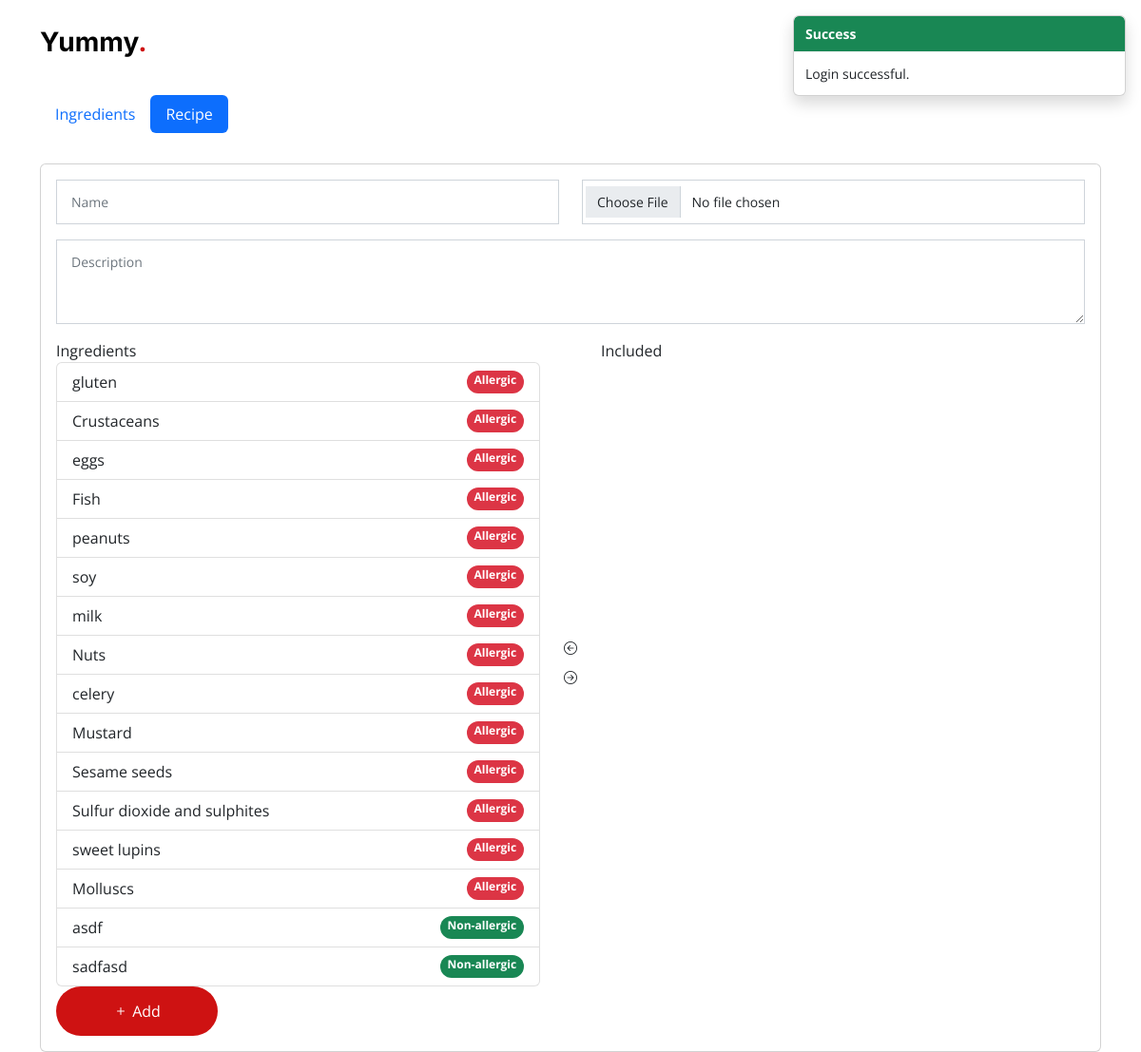
The app's page /add.recipe.php (signed in) with its own data.
### tables this page shows
CREATE TABLE `ingredients` (
  `id` int NOT NULL AUTO_INCREMENT,
  `name` varchar(500) DEFAULT NULL,
  `energy` float DEFAULT NULL,
  `fat` float DEFAULT NULL,
  `unSaturatedFat` float DEFAULT NULL,
  `carbohydrates` float DEFAULT NULL,
  `sugar` float DEFAULT NULL,
  `protein` float DEFAULT NULL,
  `salt` float DEFAULT NULL,
  `type` varchar(45) DEFAULT NULL,
  PRIMARY KEY (`id`)
);

### inc/db/connection.php (called while the page is built, shortened)
<?php
$servername = "localhost";
$username = "root";
$password = "test123";
$dbname = "recipe_new";
$conn = new mysqli($servername, $username, $password,$dbname);
function __select($sql){
  global $conn;
  $result = $conn->query($sql);
  if($result&&$result->num_rows>0){
    $rows = [];
    while($row=$result->fetch_assoc()){
      $rows[]= $row;
    }
    return $rows;
  }
  return [];
}

### partials/add-recipe.partial.php (the view, shortened to what this page needs)
<form class="form" action="actions/recipe/add-recipe.action.php" method="post" enctype="multipart/form-data" id="add-recipe-form">
    <div class="row">
        <div class="col-md-12">
            <div class="card mt-3">
                <div class="card-body">
                    <div class="row">
                        <div class="col-md-6 mb-3">
                            <div class="form-group">
                                <input type="text" placeholder="Name" name="recipe-name" id="recipe-name" class="form-control">
                            </div>
                        </div>
                        <div class="col-md-6 mb-3">
                            <div class="form-group">
                                <input type="file" name="theFile" placeholder="Choose file" class="form-control">
                            </div>
                        </div>
                        <div class="col-md-12 mb-3">
                            <div class="form-group">
                                <textarea name="recipe-description" placeholder="Description" class="form-control"  cols="30" rows="3"></textarea>
                            </div>
                        </div>
                    </div>
                    <div class="col-md-12">
                        <div class="d-flex w-100">
                            <div class="w-100">
                                <label>Ingredients</label>
                                <?php $ings = __select("SELECT * FROM ingredients;") ?>
                                <ul class="list-group" id="source">
                                    <?php for ($i = 0; $i < sizeof($ings); $i++) {
                                        $row = $ings[$i]; ?>
                                        <li class="list-group-item d-flex justify-content-between source-item" data-id="<?=$row["id"]?>" >
                                            <?= $row["name"] ?> <span style="border-radius: 50px;" class="badge <?= $row["type"] == "Allergic" ? "bg-danger" : "bg-success" ?>"><?= $row["type"] ?></span>
                                        </li>
                                    <?php } ?>
                                </ul>
                            </div>
                            <div class="p-3 d-flex flex-column justify-content-center">
                                <button class="btn btn-sm"><i class="bi bi-arrow-left-circle flex-shrink-0 icon"></i></button>
                                <button class="btn btn-sm"><i class="bi bi-arrow-right-circle flex-shrink-0 icon"></i></button>
                            </div>
                            <div class="w-100">
                                <label>Included</label>
                            </div>
                        </div>
                    </div>
                    <div>
                        <button class="btn btn-primary" type="submit">
                            <i class="bi bi-plus"></i>
                            Add</button>
                    </div>
                </div>
            </div>
        </div>
    </div>
</form>

### assets/css/style.css (style rules this page uses)
button[type=submit] { background: var(--color-primary); border: 0; padding: 14px 60px; color: #fff; transition: 0.4s; border-radius: 50px !important; }
.form-control { padding: 12px 15px; border-radius: 0; box-shadow: none; font-size: 14px; border-radius: 0; }

### assets/css/main.css (style rules this page uses)
:root { --font-default: "Open Sans", system-ui, -apple-system, "Segoe UI", Roboto, "Helvetica Neue", Arial, "Noto Sans", "Liberation Sans", sans-serif, "Apple Color Emoji", "Segoe UI Emoji", "Segoe UI Symbol", "Noto Color Emoji"; --font-primary: "Amatic SC", sans-serif; --font-secondary: "Inter", sans-serif; }
:root { --color-default: #212529; --color-primary: #ce1212; --color-secondary: #37373f; }
:root { scroll-behavior: smooth; }
body { font-family: var(--font-default); color: var(--color-default); }

### records on screen
ingredients: name "gluten", type "Allergic"
ingredients: name "Crustaceans", type "Allergic"
ingredients: name "eggs", type "Allergic"
ingredients: name "Fish", type "Allergic"
ingredients: name "peanuts", type "Allergic"
ingredients: name "soy", type "Allergic"
ingredients: name "milk", type "Allergic"
ingredients: name "Nuts", type "Allergic"
ingredients: name "celery", type "Allergic"
ingredients: name "Mustard", type "Allergic"
ingredients: name "Sesame seeds", type "Allergic"
ingredients: name "Sulfur dioxide and sulphites", type "Allergic"
ingredients: name "sweet lupins", type "Allergic"
ingredients: name "Molluscs", type "Allergic"
ingredients: name "asdf", type "Non-allergic"
ingredients: name "sadfasd", type "Non-allergic"

### other values on screen
$alert["type"] "Success"
$alert["msg"] "Login successful."
